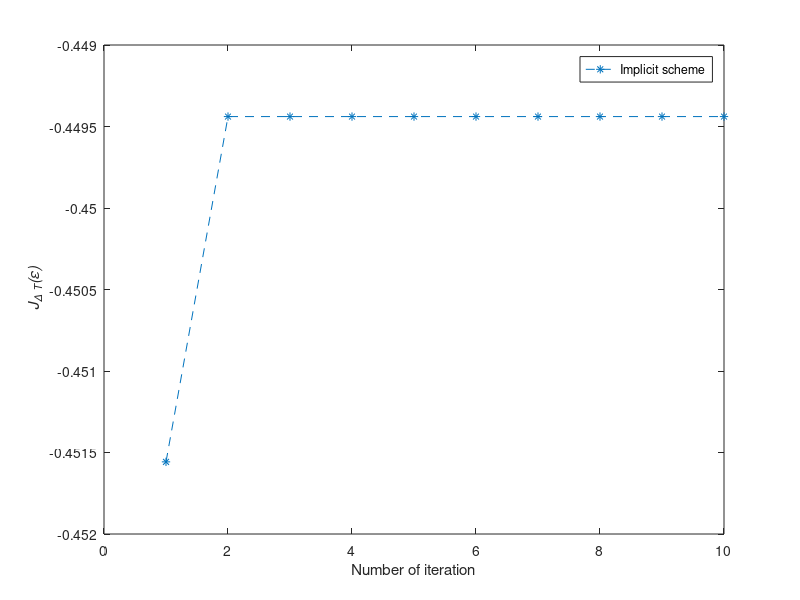

Recreate this plot in MATLAB.
function implicit
%============= Variables =================
T	=10;
L	=20; %return to 200
t	=linspace(0,T,L);
dt	=t(2)-t(1);

H0	=[1 0;0 2];
H1	=[0 1;1 0];

alpha = 10;
y0 = [1;0];
ycible	=[0;1];

maxiter	= 10; %return to 30 after
c	= ones(1,L-1)*0.3; %eps
ctil = ones(1,L-1)*0.5; %eps tilde
%division by zero in mus if c=ctilde

y=zeros(2,L);
y(:,1)=y0;
p=zeros(2,L);
p(:,L)=ycible;%to edit?

psit=zeros(2,L);
psit(:,1)=expm(-(H0*dt)/(2*i))*y(:,1); %initial value

psib=zeros(2,L);
psib(:,1)=expm((H0*dt)/(2*i))*y(:,1);

chit=zeros(2,L);
chit(:,L)=expm((H0*dt)/(2*i))*p(:,L); %end value

chib=zeros(2,L);
chib(:,L)=expm(-(H0*dt)/(2*i))*p(:,L);

Jtab=zeros(1,maxiter);


%============= Main =================
for iter=1:maxiter
  %iter
  %use Newton or secante?
  %step1
    for j=L-1:-1:1
    chib(:,j+1)=expm(-(H0*dt)/(2*i))*p(:,j+1);
    f = @(x)x+(1/alpha)*imag(chib(:,j+1).'*calculMus(c(j),x,H1,dt)*psit(:,j+1));
    if (j==L-1)
      x0=ctil(L-1);
    else
      x0=ctil(j+1);
    endif
    x=fzero(f,x0);
    ctil(j)=x;
    chit(:,j)=expm(i*H1*ctil(:,j)*dt)*chib(:,j+1);
    
    p(:,j)=expm(i*H0*dt/2)*chit(:,j);
  end
  %ctil
  
  
  %step2
  for j=1:L-1
    psib(:,j)=expm((H0*dt)/(2*i))*y(:,j);
    f = @(x)x+(1/alpha)*imag(chit(:,j).'*calculMus(x,ctil(j),H1,dt)*psib(:,j));
    if (j==1)
      x0=c(1);
    else
      x0=c(j-1);
    endif
    x=fzero(f,x0);
    c(j)=x;

    psit(:,j+1)=expm(-i*H1*c(:,j)*dt)*psib(:,j);
    y(:,j+1)=expm(-i*H0*dt/2)*psit(:,j+1);
  end
  %c

  
  %J=2-norm(ycible-y(:,L))^2 - alpha * dt * norm(c)^2;
  J=2*real(ycible.'*y(:,L)) - alpha * dt * norm(c)^2;
  
  Jtab(iter)=J;
	plot(Jtab, '--*');
  xlabel("Number of iteration");
  ylabel ('{\it J_{\Delta T}(\epsilon)}')
  legend ("Implicit scheme");
	%pause(.1);
  
	fprintf(2,'Iter=%i|J=%f \n',iter,J)
end
%fprintf(1,'y(T)=%f \n',y(:,L))

end

%============= Functions =================
%********** Mu star **********
function mus=calculMus(x,y,mu,dt)
  Id2 = eye (size (mu));
  mus=i*(expm(mu*(x-y)*dt/i)-Id2)/(dt*(x-y));
end
